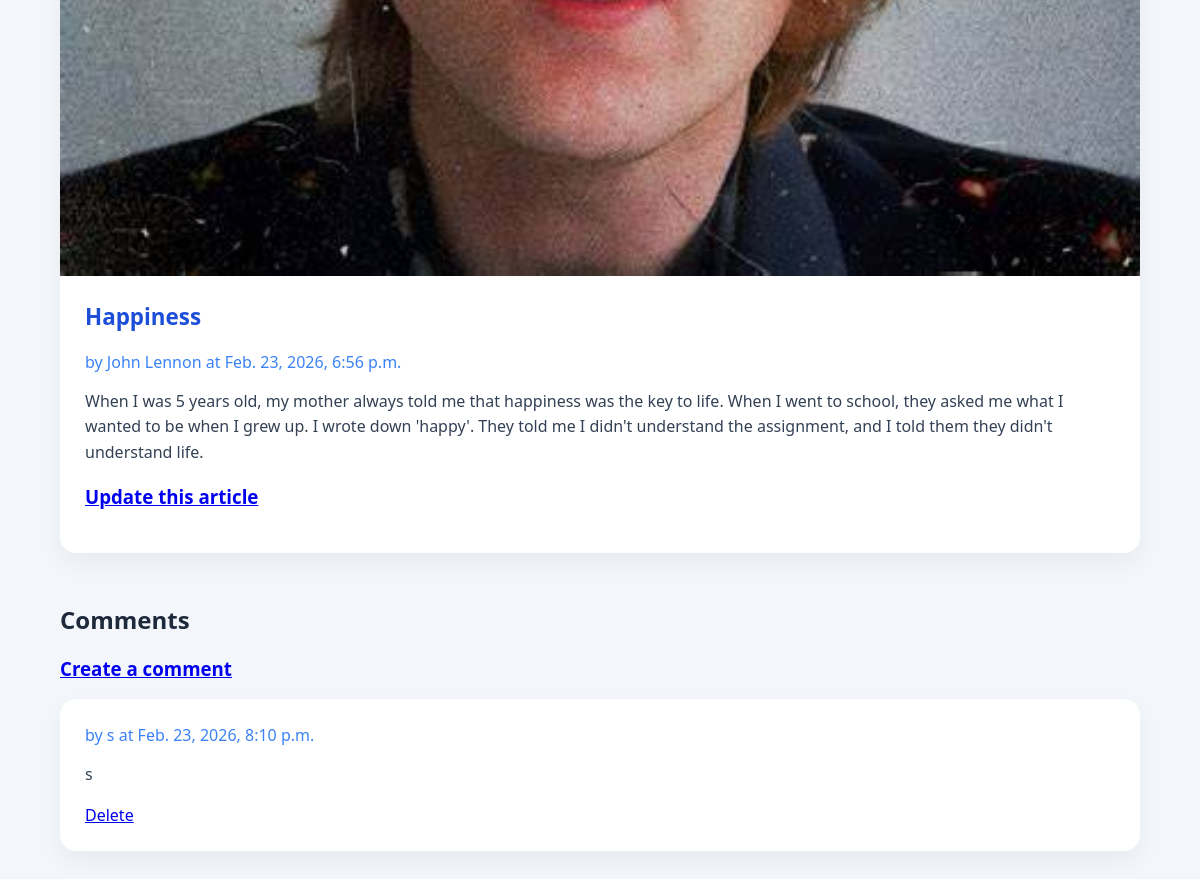
/blog/article/1/ (lower part), run on an earlier commit of the app's database.
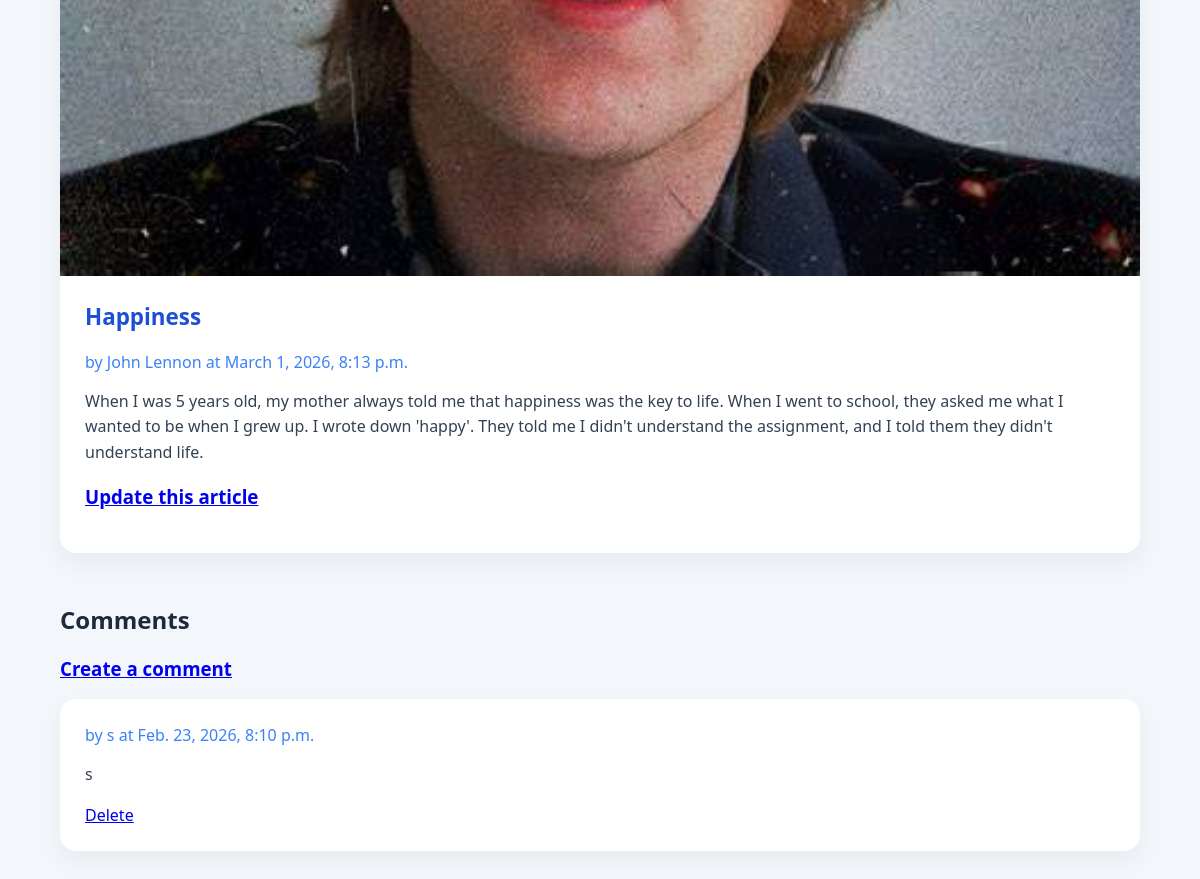
And on a later commit of the database.
### blog/models.py (models this page shows, shortened)
class Article(models.Model):
    title = models.TextField(blank=True)
    author = models.TextField(blank=True)
    text = models.TextField(blank=True)
    published = models.DateTimeField(auto_now=True)
    image_file = models.ImageField(blank=True) # an actual image file
    user = models.ForeignKey(User, on_delete=models.CASCADE) ## NEW
    def get_all_comments(self):
        comments = Comment.objects.filter(article=self)
        return comments

class Comment(models.Model):
    article = models.ForeignKey("Article", on_delete=models.CASCADE)
    author = models.TextField(blank=False)
    text = models.TextField(blank=False)
    published = models.DateTimeField(auto_now=True)

### blog/views.py (the view)
# urls.py: path('article/<int:pk>/', ArticleView.as_view(), name='article'),
class ArticleView(DetailView):
    model = Article
    template_name = 'blog/article.html' ## reusing same template!!
    context_object_name = 'article'

### blog/templates/blog/article.html (shortened to what this page needs)
{% extends 'blog/base.html' %}
{% block content %}
<main class="grid-container">
  <article class="featured">
    {% if article.image_file %}
      <img src="{{ article.image_file.url }}" alt="{{ article.image_file.name }}">
    {% else %}
      <h3>No image available</h3>
    {% endif %}
    <div>
      <h2>{{ article.title }}</h2>
      <strong>by {{ article.author }} at {{ article.published }}</strong>
      <p>{{ article.text }}</p>
            <h3>
            <a href="{% url 'update_article' article.pk %}">Update this article</a>
	        </h3>
    </div>
  </article>
  <div>
    <h2>Comments</h2>
    <h3><a href="{% url 'create_comment' article.pk %}">Create a comment</a></h3>
    {% for comment in article.get_all_comments %}
      <article>
        <div>
          <strong>by {{ comment.author }} at {{ comment.published }}</strong>
          <p>{{ comment.text }}</p>
        <a href="{% url 'delete_comment' comment.pk %}">Delete</a>
        </div>
      </article>
    {% endfor %}
  </div>
</main>
{% endblock %}

### blog/templates/blog/base.html (shortened to what this page needs)
{% load static %}
<html>
    <head>
        <link rel="stylesheet" href="{% static 'styles-blog.css' %}">
    </head>
    <body>
    {% block content %}
    {% endblock %}
    </body>
</html>

### static/styles-blog.css (style rules this page uses)
body { font-family: "Segoe UI", sans-serif; margin: 0; padding: 0; background: #f3f7fc; color: #1e293b; }
.grid-container { width: 90%; max-width: 1100px; margin: 40px auto; display: grid; gap: 30px; }
article { background: white; border-radius: 16px; box-shadow: 0 10px 25px rgba(0, 0, 0, 0.05); }
article img { width: 100%; height: auto; display: block; }
article div { padding: 25px; }
article h2 { margin-top: 0; color: #1d4ed8; font-size: 1.4rem; }
article strong { display: block; margin-bottom: 12px; color: #3b82f6; font-weight: 500; }
article p { line-height: 1.6; color: #334155; }

What changed in the data, as far as the page shows it:
changed Article "Happiness": published "Feb. 23, 2026, 6:56 p.m." → "March 1, 2026, 8:13 p.m."
